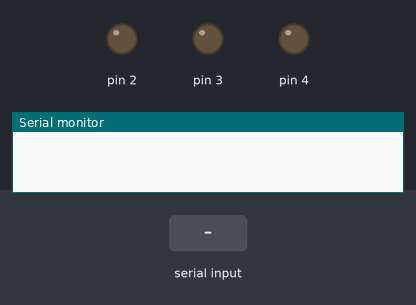
A sketch run on a simulated Arduino Uno, built with avr-gcc and run on an emulated ATmega328P. On the bench: output pins drawn as LEDs (lit = HIGH), the last lines printed to the serial monitor. The inputs (shaded band) are chosen by the test bench.

Above: at 1.2 s.
1.3 s: "<90:45:200>" received over Serial
At 2.0 s:
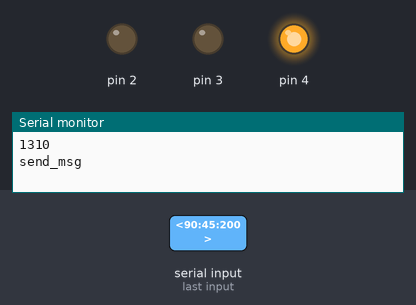
Timing chart, 0 to 4.3 s (numbered marks = the images above; inputs shaded):
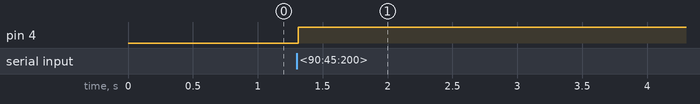

The sketch:

serial_com_blinker.ino
```cpp
struct blink_cmd
{
  bool *states;
  int msec;

};

blink_cmd _cmd;
bool _new_cmd = false;
unsigned long _schedule_time = 0;

const byte _buff_size = 40;
char _input_buffer[40];
const char _read_mark_start = '<';
const char _read_mark_end = '>';
byte _bytes_read = 0;
boolean _read_in_progress = false;

void setup()
{
  Serial.begin(9600);
  pinMode(2, OUTPUT);
  pinMode(3, OUTPUT);
  pinMode(4, OUTPUT);
}

void loop()
{
  if (_new_cmd && _schedule_time <= millis())
  {
    Serial.println(millis());
    blinkTaskHandler(_cmd);
    _new_cmd = false;
    Serial.println("send_msg");
  }

  //Check Buffer for input data
  if(Serial.available() > 0)
  {
    readSerialIn();
  }

}

void readSerialIn()
{
  char x = char(Serial.read());
  //Serial.println(x);

  // NOTE: the order of these IF clauses is significant

  //If input char marks the end of the data input message
  if (x == _read_mark_end)
  {
    _read_in_progress = false;
    //Reset the input buffer string and send data message to be parsed
    _input_buffer[_bytes_read] = 0;
    parseDataIn();
  }

  //If the spin is currently receiving an input message
  if(_read_in_progress)
  {
    //Add the char to the end of the buffer and increase the buffer index
    _input_buffer[_bytes_read] = x;
    _bytes_read ++;
    if (_bytes_read == _buff_size)
    {
      _bytes_read = _buff_size - 1;
    }
  }

  //If input char marks the beginging of an input message
  if (x == _read_mark_start)
  {
    _bytes_read = 0;
    _read_in_progress = true;
  }
}
void parseDataIn()
{
  int numberOfMsg = 4;
  //MSG PARSER GENERAL APPLICATION
  //------------------------------
  //Serial.println("Parsing the DATA");
  //Serial.println(_input_buffer);
  char * msg_pointer;
  String msg_list[numberOfMsg];
  msg_pointer = strtok(_input_buffer, ":");
  char msg[_buff_size] = {0};
  int msg_index = 0;
  while(msg_pointer != NULL)
  {
    strcpy(msg, msg_pointer);
    msg_list[msg_index] = msg;
    //Serial.println(msg);
    msg_index ++;
    msg_pointer = strtok(NULL, ":");
  }
  //------------------------------

  //MSG PARSER BLINK APPLICATION
  bool states[3];
  int msec;

  for (int i=0; i < 3; i++)
  {
    states[i] = msg_list[i].toInt();
  }
  msec = msg_list[3].toInt();
  //Serial.println(msec);

  _cmd.states = states;
  _cmd.msec = msec;
  _new_cmd = true;
}

void blinkTaskHandler(blink_cmd cmd)
{
  digitalWrite(2, cmd.states[0]);
  digitalWrite(3, cmd.states[1]);
  digitalWrite(4, cmd.states[2]);

  _schedule_time = millis() + long(cmd.msec);
  //Serial.println(cmd.msec);
  //Serial.println(_schedule_time);
  //Serial.println(millis());
}
```

Measured:
- after the input at 1.3 s, pin 4: LOW → HIGH at once
